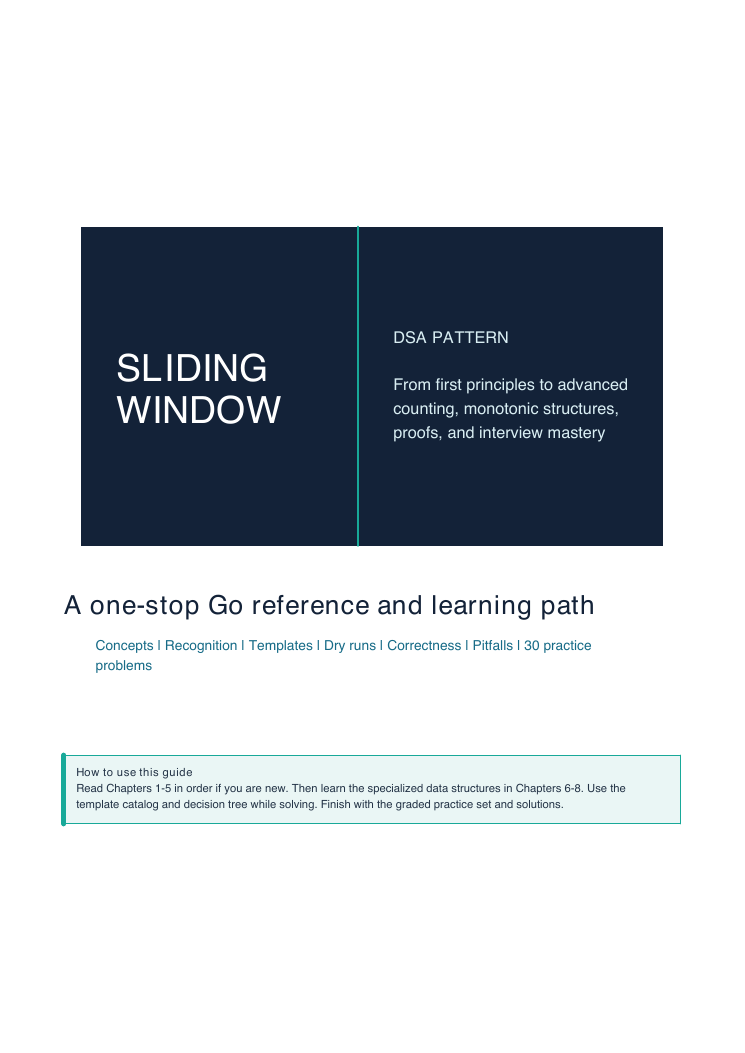
#> input picture tmp/pdfs/go-polished-01.png, 745 x 1053 px; its folder holds only this picture in this run
$ python make_contact_sheets.py
#> lines starting #> are read from the running program, lines starting #| are printed output that depends on the picture
from pathlib import Path
from PIL import Image, ImageOps

files = sorted(Path('tmp/pdfs').glob('go-polished-*.png'),
               key=lambda p: int(p.stem.split('-')[-1]))
for start in range(0, len(files), 6):
    pages = [Image.open(p).convert('RGB') for p in files[start:start + 6]]
#> pages = 1 item
    out = Image.new('RGB', (1500, 1414), 'white')
#> out: PIL image 1500x1414 RGB; every value is 255
    for i, page in enumerate(pages):
        thumb = ImageOps.contain(page, (500, 707))
        out.paste(thumb, ((i % 3) * 500, (i // 3) * 707))
#> this loop made 1 pass
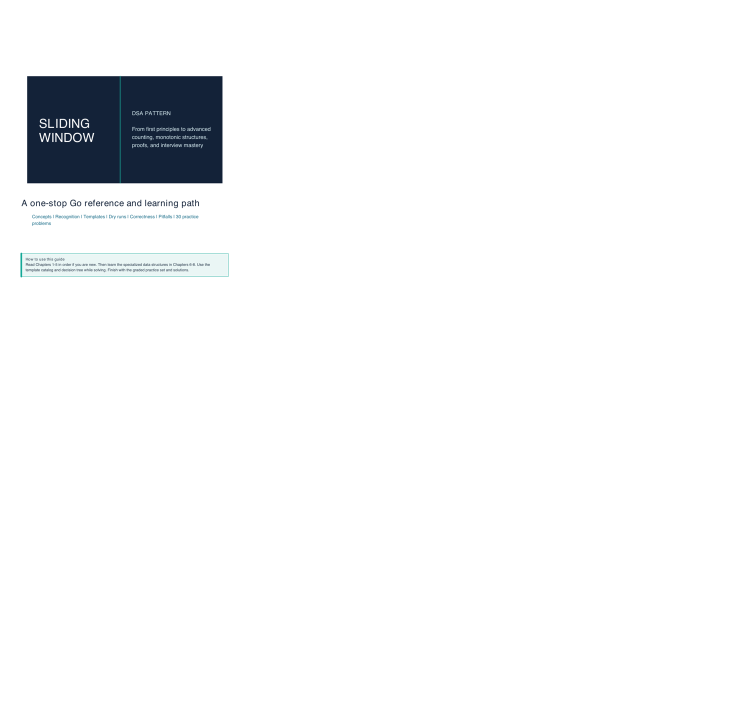
#> out: PIL image 1500x1414 RGB (shown at 1/2 size); mean R, G, B 245.3, 246.1, 247
    out.save(f'tmp/pdfs/go-polished-contact-{start // 6 + 1}.png')

$ run again, on tmp/pdfs/go-polished-12.png
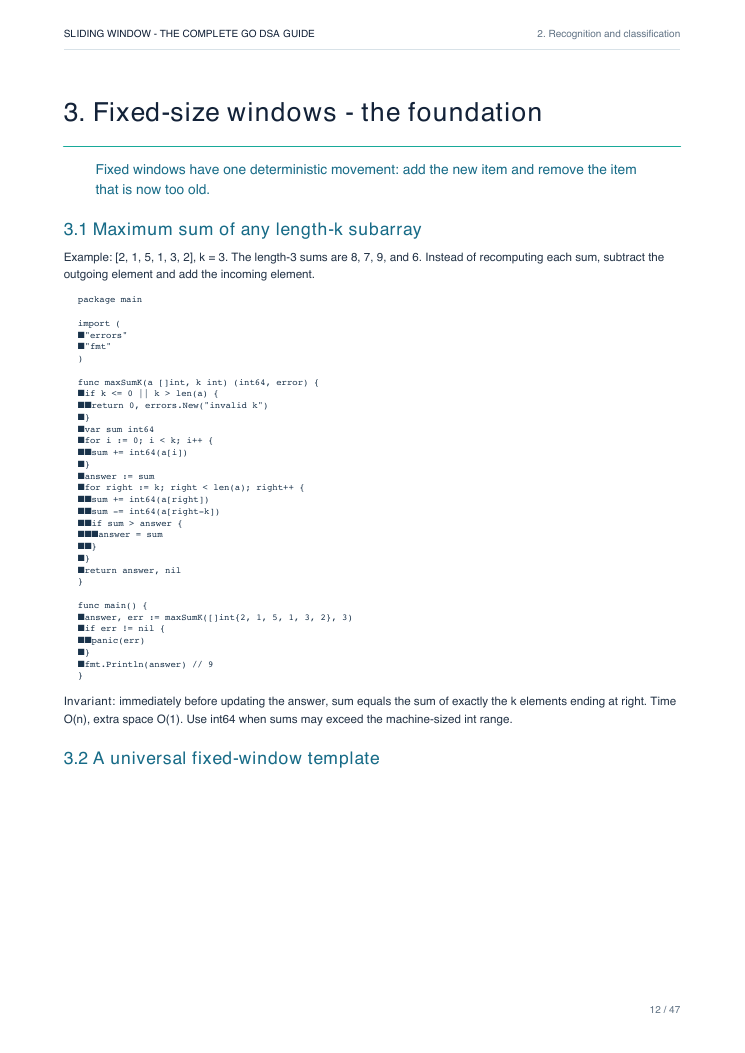
#> input picture tmp/pdfs/go-polished-12.png, 745 x 1053 px
#> pages = 1 item
#> the loop `for i, page in enumerate(pages):` made 1 pass
#> after the loop `for i, page in enumerate(pages):`:
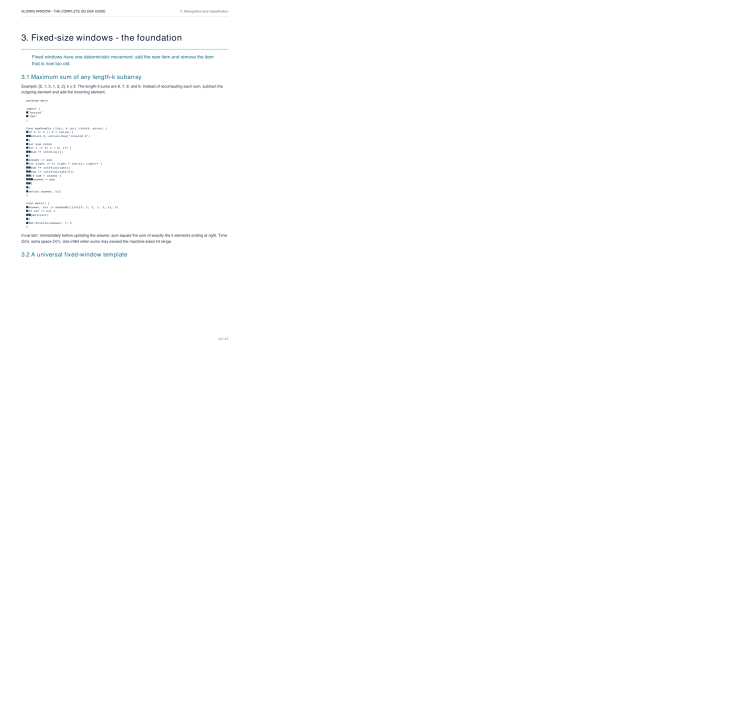
#> out: PIL image 1500x1414 RGB (shown at 1/2 size); mean R, G, B 254.2, 254.3, 254.4

$ run again, on tmp/pdfs/go-polished-13.png
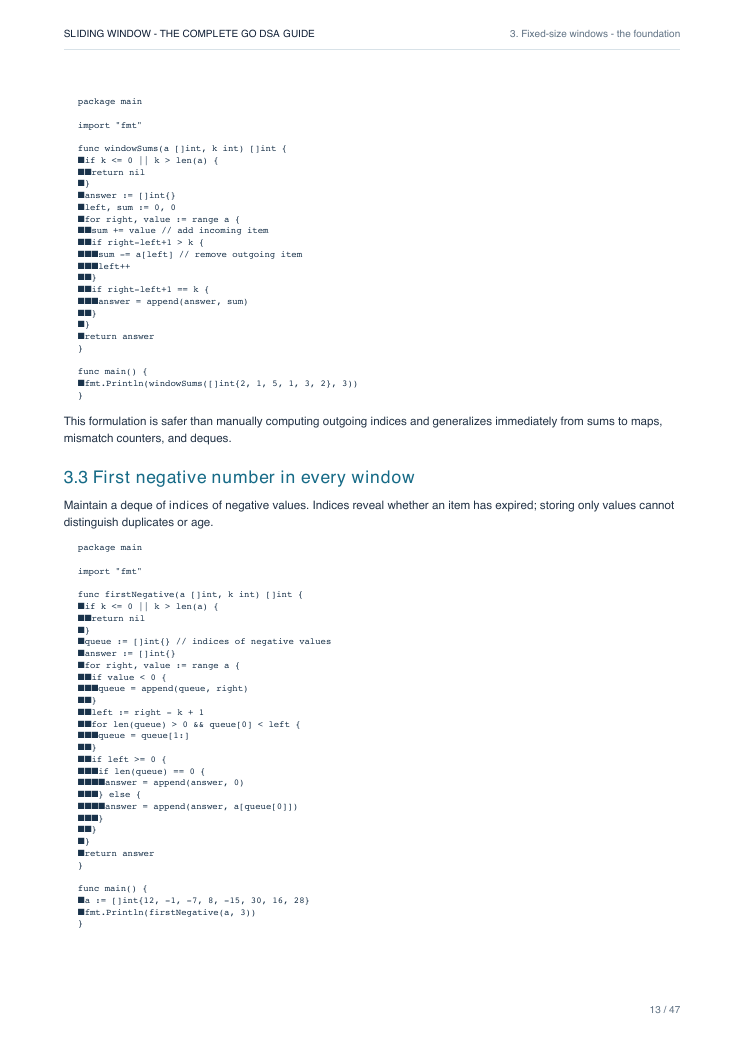
#> input picture tmp/pdfs/go-polished-13.png, 745 x 1053 px
#> pages = 1 item
#> the loop `for i, page in enumerate(pages):` made 1 pass
#> after the loop `for i, page in enumerate(pages):`:
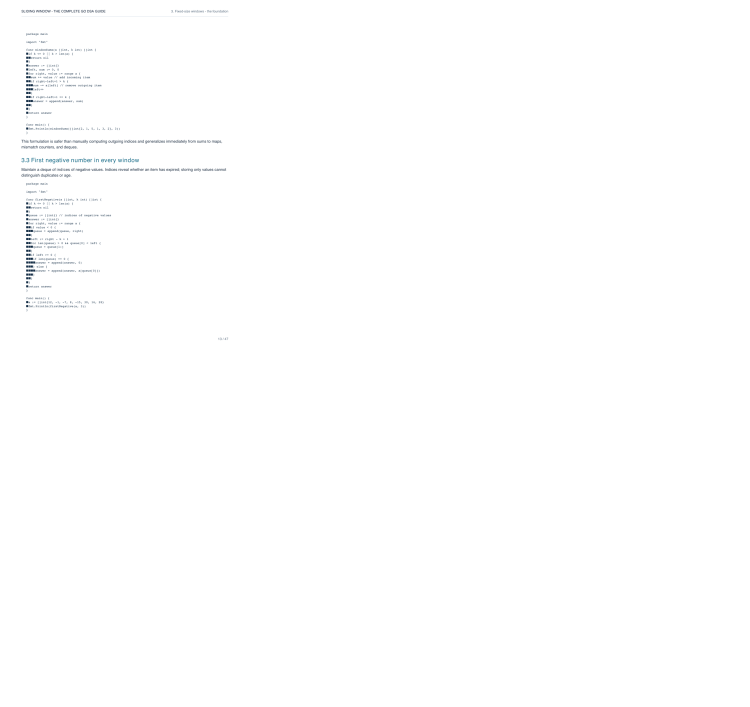
#> out: PIL image 1500x1414 RGB (shown at 1/2 size); mean R, G, B 254.3, 254.4, 254.4

$ run again, on tmp/pdfs/go-polished-14.png
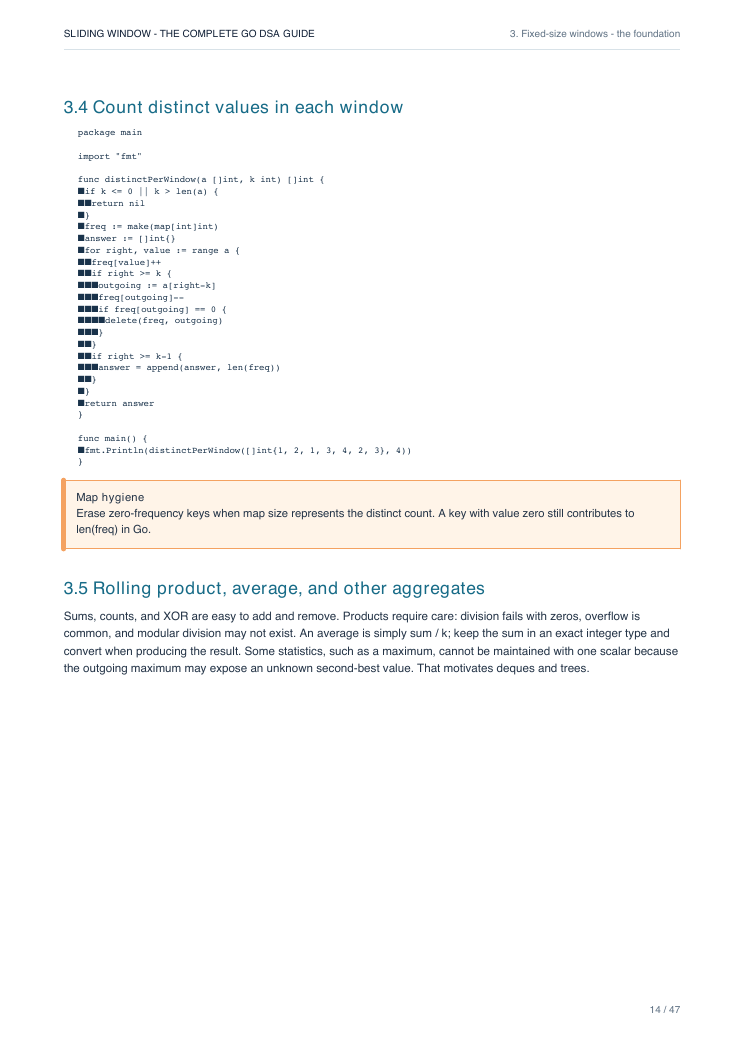
#> input picture tmp/pdfs/go-polished-14.png, 745 x 1053 px
#> pages = 1 item
#> the loop `for i, page in enumerate(pages):` made 1 pass
#> after the loop `for i, page in enumerate(pages):`:
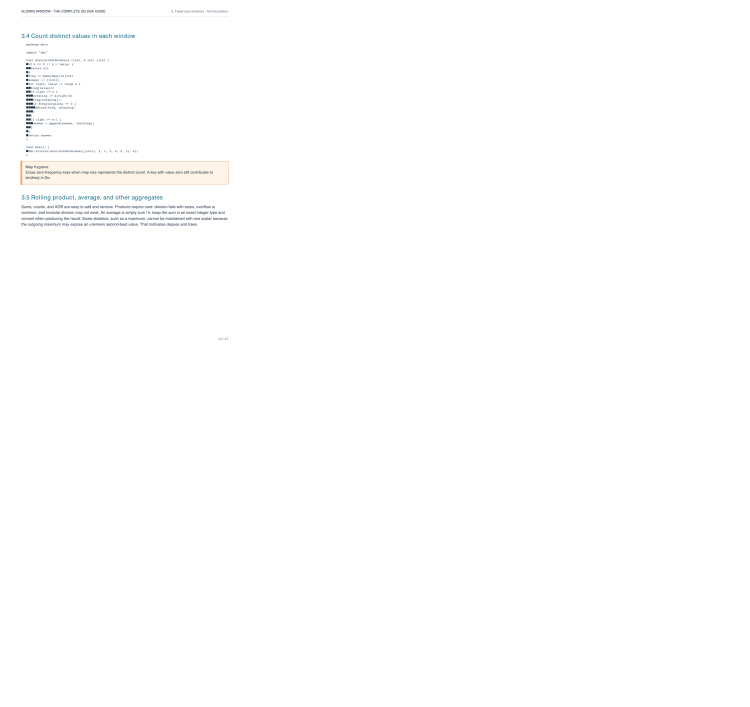
#> out: PIL image 1500x1414 RGB (shown at 1/2 size); mean R, G, B 254.3, 254.2, 254.2

$ run again, on tmp/pdfs/go-polished-02.png
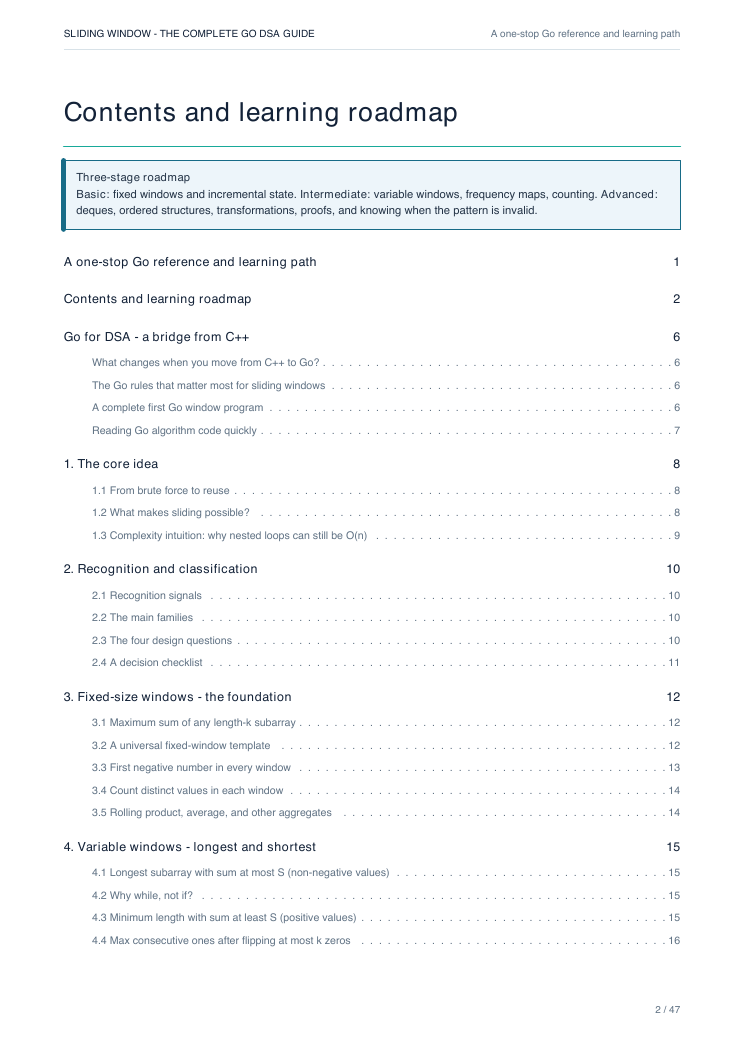
#> input picture tmp/pdfs/go-polished-02.png, 745 x 1053 px
#> pages = 1 item
#> the loop `for i, page in enumerate(pages):` made 1 pass
#> after the loop `for i, page in enumerate(pages):`:
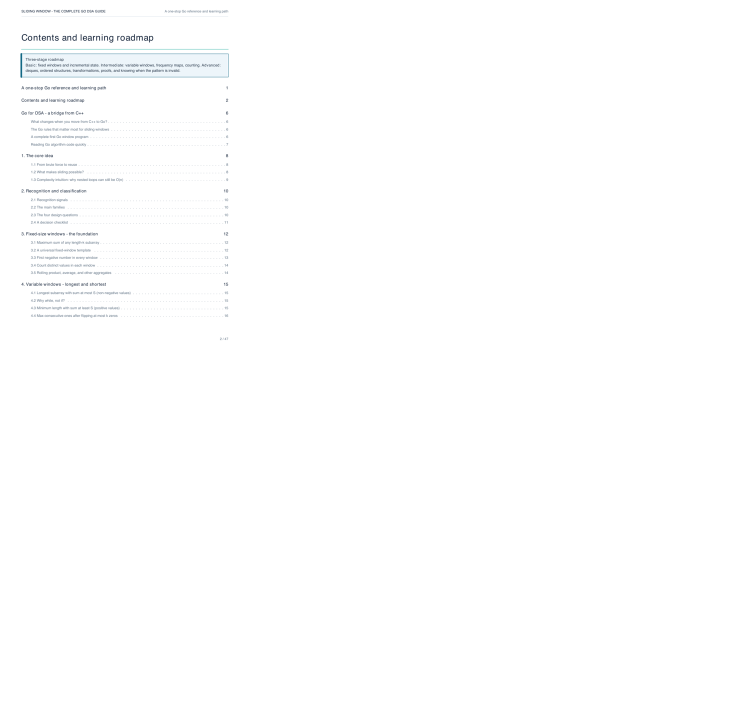
#> out: PIL image 1500x1414 RGB (shown at 1/2 size); mean R, G, B 253.9, 254.1, 254.3
